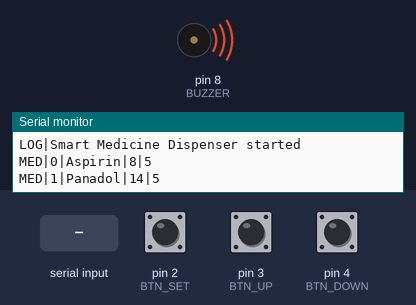
Simulated run of this sketch. Board: Arduino Uno, built with avr-gcc and run on an emulated ATmega328P. Parts: buzzer (waves = sounding), the last lines printed to the serial monitor. Inputs (shaded band) come from the test bench; at power-on: pin 2 (BTN_SET) HIGH, pin 3 (BTN_UP) HIGH, pin 4 (BTN_DOWN) HIGH.

Above: at 0.1 s.
At 2.6 s:
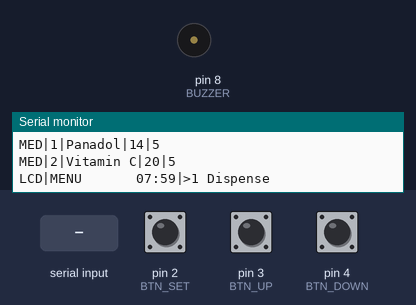
2.7 s: pin 2 (BTN_SET) pulled LOW for 0.15 s
At 3.9 s:
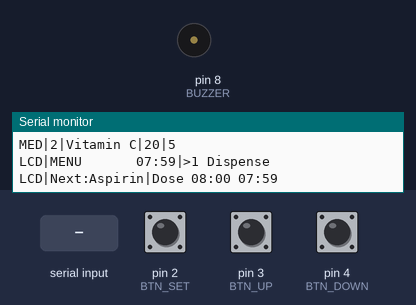
4.3 s: "T,90,45,200\n" received over Serial
Timing chart, 0 to 7.3 s (numbered marks = the images above; inputs shaded):
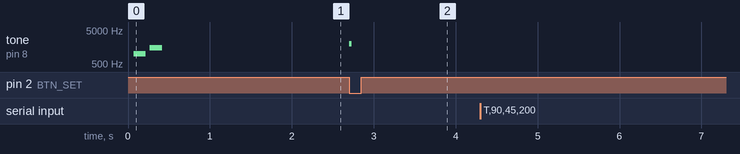

The sketch:

SmartDispenser_LaptopScreen.ino
```cpp
/*
  ==========================================================
   SMART MEDICINE DISPENSER
  ==========================================================

  The laptop is the screen. The Arduino sends what the LCD
  would show over the USB cable, and the "Dispenser Screen"
  page in Chrome shows it. The page also sends the laptop's
  real time to the Arduino when it connects.

  WIRING
  ------
   SET  button  -> pin 2   (other leg -> GND)
   UP   button  -> pin 3   (other leg -> GND)
   DOWN button  -> pin 4   (other leg -> GND)
   Buzzer  +    -> pin 8   (- leg -> GND)
   NO LCD needed. NO extra libraries needed.

  MENU
  ----
   UP / DOWN = choose, SET = open
     1 Dispense  : waits for dose time, beeps, shows
                   TAKE MEDICINE!, stock - 1, logs the dose
     2 Time Slots: change each medicine's dose hour
     3 Medicines : UP / DOWN changes stock
*/

// ---------------- SETTINGS YOU CAN CHANGE ----------------
const byte BTN_SET   = 2;
const byte BTN_UP    = 3;
const byte BTN_DOWN  = 4;
const byte BUZZER    = 8;

// 1 = real time. 60 = demo speed (1 second = 1 minute)
const unsigned long CLOCK_SPEED = 1;

const byte NUM_MEDS = 3;
const char* medName[NUM_MEDS] = {"Aspirin", "Panadol", "Vitamin C"};
byte doseHour[NUM_MEDS]       = {8, 14, 20};
byte stock[NUM_MEDS]          = {5, 5, 5};
const byte MAX_STOCK = 30;
// ---------------------------------------------------------


// =============== SCREEN (sent to the laptop) =============
char shown[40] = "";

void show(const char* top, const char* bottom) {
  char line[40];
  snprintf(line, sizeof(line), "%.16s|%.16s", top, bottom);
  if (strcmp(line, shown) != 0) {
    strcpy(shown, line);
    Serial.print(F("LCD|"));
    Serial.println(line);
  }
}

void sendMeds() {
  for (byte i = 0; i < NUM_MEDS; i++) {
    Serial.print(F("MED|"));
    Serial.print(i);  Serial.print('|');
    Serial.print(medName[i]); Serial.print('|');
    Serial.print(doseHour[i]); Serial.print('|');
    Serial.println(stock[i]);
  }
}
// =========================================================


// ======================== CLOCK ==========================
unsigned long clockBaseMillis = 0;
unsigned long clockBaseSec = 7UL * 3600UL + 59UL * 60UL;   // 07:59 until the laptop sends the time

unsigned long nowSec() {
  unsigned long passed = (millis() - clockBaseMillis) / 1000UL * CLOCK_SPEED;
  return (clockBaseSec + passed) % 86400UL;
}
void setClock(byte h, byte m, byte s) {
  clockBaseSec = (unsigned long)h * 3600UL + (unsigned long)m * 60UL + s;
  clockBaseMillis = millis();
}
byte nowHour()     { return nowSec() / 3600UL; }
byte nowMinute()   { return (nowSec() / 60UL) % 60; }
int  nowMinOfDay() { return nowSec() / 60UL; }
// =========================================================


// ======================= BUTTONS =========================
const byte btnPin[3] = {BTN_SET, BTN_UP, BTN_DOWN};
bool btnLast[3] = {HIGH, HIGH, HIGH};
unsigned long btnTime[3] = {0, 0, 0};
bool virtualPress[3] = {false, false, false};   // presses from the laptop page

bool pressed(byte i) {
  if (virtualPress[i]) { virtualPress[i] = false; tone(BUZZER, 2000, 30); return true; }
  bool reading = digitalRead(btnPin[i]);
  if (reading != btnLast[i] && millis() - btnTime[i] > 40) {
    btnTime[i] = millis();
    btnLast[i] = reading;
    if (reading == LOW) { tone(BUZZER, 2000, 30); return true; }
  }
  return false;
}
// =========================================================


// =============== MESSAGES FROM THE LAPTOP ================
// "S" "U" "D" = press SET / UP / DOWN
// "T,hh,mm,ss" = set the clock
// "?" = send everything again
char inBuf[24];
byte inLen = 0;
int lastCheckedMinute = -1;

void handleLine() {
  inBuf[inLen] = 0;
  if (inBuf[0] == 'S' && inLen == 1) virtualPress[0] = true;
  else if (inBuf[0] == 'U' && inLen == 1) virtualPress[1] = true;
  else if (inBuf[0] == 'D' && inLen == 1) virtualPress[2] = true;
  else if (inBuf[0] == 'T') {
    int h = 0, m = 0, s = 0;
    if (sscanf(inBuf, "T,%d,%d,%d", &h, &m, &s) == 3) {
      setClock(h, m, s);
      lastCheckedMinute = nowMinOfDay();
      Serial.print(F("LOG|Clock set from laptop: "));
      if (h < 10) Serial.print('0');
      Serial.print(h); Serial.print(':');
      if (m < 10) Serial.print('0');
      Serial.println(m);
    }
  }
  else if (inBuf[0] == '?') {
    shown[0] = 0;          // force the screen to be sent again
    sendMeds();
  }
  inLen = 0;
}

void readLaptop() {
  while (Serial.available()) {
    char c = Serial.read();
    if (c == '\n' || c == '\r') { if (inLen) handleLine(); }
    else if (inLen < sizeof(inBuf) - 1) inBuf[inLen++] = c;
  }
}
// =========================================================


enum Mode { MENU, DISPENSE, TIME_SLOTS, MEDICINES };
Mode mode = MENU;
byte menuIndex = 0;
byte editIndex = 0;
char top[17];
char bottom[17];


int nextMedicine() {
  int best = -1;
  long bestWait = 999999L;
  long now = nowSec();
  for (byte i = 0; i < NUM_MEDS; i++) {
    if (stock[i] == 0) continue;
    long wait = (long)doseHour[i] * 3600L - now;
    if (wait <= 0) wait += 86400L;
    if (wait < bestWait) { bestWait = wait; best = i; }
  }
  return best;
}


void dispense(byte i) {
  if (stock[i] == 0) {
    Serial.print(F("EMPTY|")); Serial.println(medName[i]);
    snprintf(top, 17, "EMPTY: %s", medName[i]);
    show(top, "Refill: menu 3");
    tone(BUZZER, 300, 400); delay(600);
    tone(BUZZER, 300, 400); delay(2000);
    return;
  }

  Serial.print(F("ALARM|")); Serial.println(medName[i]);
  snprintf(bottom, 17, "Drop: %s", medName[i]);
  show("TAKE MEDICINE!", bottom);

  for (byte k = 0; k < 3; k++) {
    tone(BUZZER, 880, 200);  delay(260);
    tone(BUZZER, 1320, 200); delay(260);
  }

  delay(2000);

  stock[i]--;
  Serial.print(F("TAKEN|")); Serial.print(medName[i]); Serial.print('|'); Serial.println(stock[i]);
  sendMeds();
  tone(BUZZER, 1500, 150);
  delay(1500);
}


void checkSchedule() {
  int nowMin = nowMinOfDay();
  if (lastCheckedMinute < 0) { lastCheckedMinute = nowMin; return; }
  while (lastCheckedMinute != nowMin) {
    lastCheckedMinute = (lastCheckedMinute + 1) % 1440;
    if (mode != DISPENSE) continue;
    for (byte i = 0; i < NUM_MEDS; i++) {
      if (lastCheckedMinute == doseHour[i] * 60) dispense(i);
    }
    nowMin = nowMinOfDay();
  }
}


void drawScreen() {
  switch (mode) {
    case MENU: {
      snprintf(top, 17, "MENU       %02d:%02d", nowHour(), nowMinute());
      const char* opts[3] = {">1 Dispense", ">2 Time Slots", ">3 Medicines"};
      show(top, opts[menuIndex]);
      break;
    }
    case DISPENSE: {
      int n = nextMedicine();
      if (n < 0) show("All stock empty", "Refill: menu 3");
      else {
        snprintf(top, 17, "Next:%s", medName[n]);
        snprintf(bottom, 17, "Dose %02d:00 %02d:%02d", doseHour[n], nowHour(), nowMinute());
        show(top, bottom);
      }
      break;
    }
    case TIME_SLOTS: {
      snprintf(top, 17, "Set %s", medName[editIndex]);
      snprintf(bottom, 17, "Dose hour: %02d", doseHour[editIndex]);
      show(top, bottom);
      break;
    }
    case MEDICINES: {
      snprintf(top, 17, "%-10sStk:%02d", medName[editIndex], stock[editIndex]);
      show(top, stock[editIndex] ? "UP+ DN- SET>" : "EMPTY (cleared)");
      break;
    }
  }
}


void handleButtons() {
  bool bSet = pressed(0), bUp = pressed(1), bDown = pressed(2);
  if (!bSet && !bUp && !bDown) return;

  switch (mode) {
    case MENU:
      if (bUp)   menuIndex = (menuIndex + 2) % 3;
      if (bDown) menuIndex = (menuIndex + 1) % 3;
      if (bSet) {
        editIndex = 0;
        mode = (menuIndex == 0) ? DISPENSE : (menuIndex == 1) ? TIME_SLOTS : MEDICINES;
        lastCheckedMinute = nowMinOfDay();
      }
      break;

    case DISPENSE:
      if (bSet) mode = MENU;
      break;

    case TIME_SLOTS:
      if (bUp)   doseHour[editIndex] = (doseHour[editIndex] + 1) % 24;
      if (bDown) doseHour[editIndex] = (doseHour[editIndex] + 23) % 24;
      if (bUp || bDown) sendMeds();
      if (bSet) {
        editIndex++;
        if (editIndex >= NUM_MEDS) {
          show("Time slots", "Saved!");
          Serial.println(F("LOG|Time slots saved"));
          delay(900);
          mode = MENU;
          lastCheckedMinute = nowMinOfDay();
        }
      }
      break;

    case MEDICINES:
      if (bUp   && stock[editIndex] < MAX_STOCK) stock[editIndex]++;
      if (bDown && stock[editIndex] > 0)         stock[editIndex]--;
      if (bUp || bDown) sendMeds();
      if (bSet) {
        editIndex++;
        if (editIndex >= NUM_MEDS) {
          show("Stock", "Saved!");
          Serial.println(F("LOG|Stock saved"));
          delay(900);
          mode = MENU;
        }
      }
      break;
  }
}


void setup() {
  Serial.begin(9600);
  pinMode(BTN_SET, INPUT_PULLUP);
  pinMode(BTN_UP, INPUT_PULLUP);
  pinMode(BTN_DOWN, INPUT_PULLUP);
  pinMode(BUZZER, OUTPUT);

  setClock(7, 59, 0);
  show("Med Dispenser", "Starting...");
  Serial.println(F("LOG|Smart Medicine Dispenser started"));
  sendMeds();
  tone(BUZZER, 1000, 150); delay(200);
  tone(BUZZER, 1500, 150);
  delay(1200);
  mode = MENU;
}


void loop() {
  readLaptop();
  handleButtons();
  checkSchedule();
  drawScreen();
}
```

Measured:
- after the input at 2.7 s, tone on pin 8 (BUZZER): silent → 2000 Hz at once, → silent 0.03 s later
